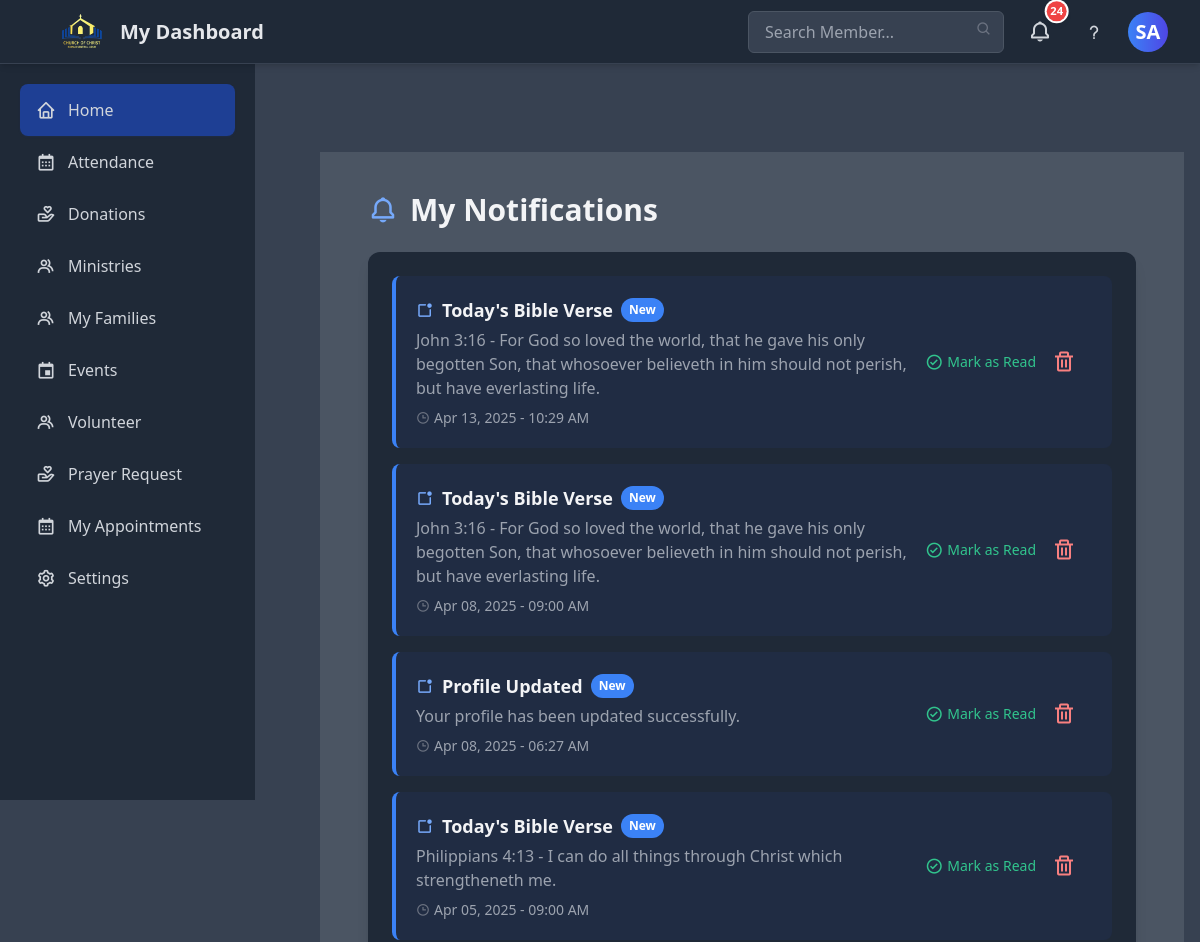
The app's page /contact/dashboard/notifications/ (signed in, upper part), older data.
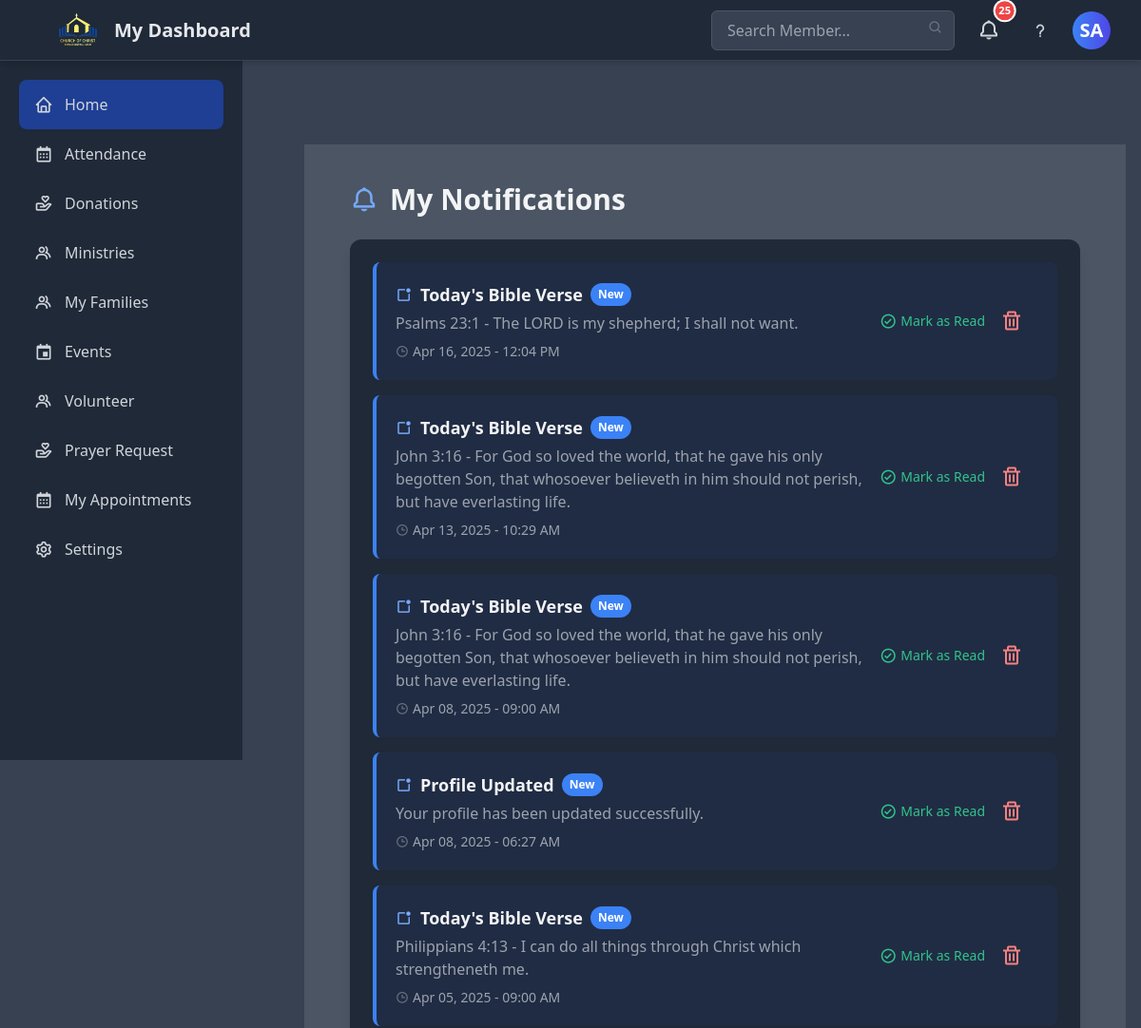
The same page, newer data.
### account/models.py (models this page shows, shortened)
class Church(models.Model):
    name = models.CharField(max_length=255, unique=True)
    address = models.CharField(max_length=255, blank=True, null=True)
    phone_number = models.CharField(max_length=20, blank=True, null=True)
    email = models.EmailField(blank=True, null=True)
    website = models.URLField(blank=True, null=True)
    description = models.TextField(blank=True, null=True)
    logo = CompressedImageField(upload_to='church_logos/', blank=True, null=True)  # Ensure Pillow is
    created_at = models.DateTimeField(auto_now_add=True, editable=False)
    updated_at = models.DateTimeField(auto_now=True, editable=False)
    created_by = models.ForeignKey(User, on_delete=models.SET_NULL, null=True, related_name='created_churches', editable=False)
    updated_by = models.ForeignKey(User, on_delete=models.SET_NULL, null=True, related_name='updated_churches', editable=False)
    class Meta:
        verbose_name_plural = "Churches"

### membership/models.py (models this page shows, shortened)
class Member(models.Model):
    GENDER_CHOICES = [
        ('M', 'Male'),
        ('F', 'Female'),
    ]
    APPROVAL_CHOICES = [
        ('pending', 'Pending'),
        ('approved', 'Approved'),
        ('rejected', 'Rejected'),
    ]
    user = models.OneToOneField(User, on_delete=models.CASCADE, help_text="The associated user account.")
    phone = models.CharField(max_length=20, blank=True, help_text="Member's phone number.")
    address = models.TextField(blank=True, help_text="Member's full address.")
    date_of_birth = models.DateField(null=True, blank=True, help_text="Member's date of birth.")
    date_joined = models.DateField(auto_now_add=True, help_text="Date when the member joined.")
    baptized = models.BooleanField(default=False, help_text="Indicates if the member is baptized.")
    ministries = models.ManyToManyField(Ministry, blank=True, related_name="members", help_text="The ministries this member belongs to.")
    photo = CompressedImageField(upload_to='members/', blank=True, null=True, help_text="Member's profile picture.")
    gender = models.CharField(max_length=1, choices=GENDER_CHOICES, help_text="Gender of the member.")
    can_lead = models.BooleanField(default=False, help_text="Indicates if the member can lead services (for males only).")
    approval_status = models.CharField(
        max_length=10, choices=APPROVAL_CHOICES, default='pending'
    )
    class Meta:
        ordering = ['user__username']

### contact/models.py (models this page shows, shortened)
class Notification(models.Model):
    title = models.CharField(max_length=200)
    content = models.TextField()
    created_at = models.DateTimeField(auto_now_add=True)
    is_read = models.BooleanField(default=False)
    member = models.ForeignKey(
        'membership.Member',
        on_delete=models.SET_NULL,
        null=True,
        blank=True  # Allows NULL for general notifications
    )
    class Meta:
        ordering = ['-created_at']

### contact/views.py (the view)
# urls.py: path('dashboard/notifications/', contact_views.member_dashboard_notifications, name='member_dashboard_notifications'),
@login_required
def member_dashboard_notifications(request):
    member = getattr(request.user, 'member', None)
    if member:
        notifications = Notification.objects.filter(
            Q(member__isnull=True) | Q(member=member)
        ).order_by('-created_at')
    else:
        notifications = Notification.objects.filter(
            member__isnull=True
        ).order_by('-created_at')
    context = {
        'member': member,
        'notifications': notifications
    }
    return render(request, 'contact/member_dashboard_notifications.html', context)

### contact/templates/contact/member_dashboard_notifications.html (shortened to what this page needs)
{% extends 'member_dashboard.html' %}
{% block content %}
<div class="max-w-4xl mx-auto px-4 sm:px-6 lg:px-8 py-6">
    <h1 class="text-2xl sm:text-3xl font-bold text-gray-900 dark:text-gray-100 mb-6 flex items-center gap-3">
        <i class="bx bx-bell text-3xl text-blue-600 dark:text-blue-400"></i>
        My Notifications
    </h1>
    {% if notifications %}
        <div class="bg-white dark:bg-gray-800 rounded-xl shadow-lg p-6">
            <ul class="space-y-4">
                {% for notification in notifications %}
                <li class="flex flex-col sm:flex-row items-start sm:items-center justify-between p-5 rounded-lg transition-all duration-300
                    {% if not notification.is_read %}
                        bg-blue-50 dark:bg-blue-900/20 border-l-4 border-blue-500
                    {% else %}
                        bg-gray-50 dark:bg-gray-700 hover:bg-gray-100 dark:hover:bg-gray-600
                    {% endif %}">
                    <div class="flex-1">
                        <h3 class="font-semibold text-gray-900 dark:text-gray-100 text-lg flex items-center gap-2">
                            <i class="bx bx-notification text-blue-500 dark:text-blue-400"></i>
                            {{ notification.title }}
                            {% if not notification.is_read %}
                                <span class="bg-blue-500 text-white text-xs px-2 py-1 rounded-full">New</span>
                            {% endif %}
                        </h3>
                        <p class="text-gray-600 dark:text-gray-400 mt-1">{{ notification.content }}</p>
                        <p class="text-gray-500 dark:text-gray-400 text-sm mt-2 flex items-center gap-1">
                            <i class="bx bx-time text-gray-400 dark:text-gray-500"></i>
                            {{ notification.created_at|date:"M d, Y - h:i A" }}
                        </p>
                    </div>
                    <div class="flex items-center gap-4 mt-3 sm:mt-0">
                        {% if not notification.is_read %}
                        <form action="{% url 'contact:mark_as_read' notification.pk %}" method="POST">
                            <button type="submit"
                                    class="text-green-600 dark:text-green-400 hover:text-green-700 dark:hover:text-green-300 text-sm font-medium flex items-center gap-1 transition-colors duration-200">
                                <i class="bx bx-check-circle text-lg"></i>
                                <span>Mark as Read</span>
                            </button>
                        </form>
                        {% endif %}
                        <button type="button" onclick="confirmDeleteNotification({{ notification.pk }})"
                                class="text-red-600 dark:text-red-400 hover:text-red-700 dark:hover:text-red-300 transition-all duration-200 hover:scale-110">
                            <i class="bx bx-trash text-2xl"></i>
                        </button>
                    </div>
                </li>
                {% endfor %}
            </ul>
        </div>
    {% endif %}
</div>
{% endblock %}

### templates/partials/_dashboard_topnav.html (shortened to what this page needs)
<header class="bg-white border-b h-16 fixed top-0 left-0 w-full z-40 shadow-md transition-shadow duration-300 dark:bg-gray-800 dark:border-gray-700">
    <div class="max-w-7xl mx-auto px-4 sm:px-6 lg:px-8">
        <div class="flex items-center justify-between h-16">
            <div class="flex items-center space-x-4">
                <a href="{% url 'community:home' %}" class="flex items-center space-x-2">
                    <img src="{{church.logo.url}}" alt="Church logo" class="h-16 w-auto">
                    <span class="text-xl font-semibold text-gray-800 hidden sm:block dark:text-gray-200">My Dashboard</span>
                </a>
            </div>
            <div class="flex items-center space-x-4">
                <div class="relative hidden md:block">
                    <input type="text" placeholder="Search Member..."
                        class="w-64 px-4 py-2 rounded-md border border-gray-300 bg-gray-50 dark:bg-gray-700 dark:border-gray-600 dark:text-gray-300 focus:bg-white dark:focus:bg-gray-800 focus:outline-none focus:ring-2 focus:ring-blue-500 transition-shadow duration-200">
                    <i class='bx bx-search absolute right-3 top-2.5 text-gray-400 dark:text-gray-500'></i>
                </div>
                <div class="relative group">
                    <button class="relative p-2 rounded-full hover:bg-gray-100 dark:hover:bg-gray-700 focus:outline-none focus:ring-2 focus:ring-blue-500 transition-all duration-200">
                        <i class="bx bx-bell text-2xl text-gray-700 hover:text-gray-900 dark:text-gray-300 dark:hover:text-gray-100 transition-colors"></i>
                        {% if unread_notification_count > 0 %}
                            <span class="absolute top-0 right-0 transform translate-x-1/3 -translate-y-1/3
                                bg-red-500 text-white text-[0.7rem] font-semibold
                                w-5 h-5 flex items-center justify-center
                                rounded-full shadow-md ring-2 ring-white
                                transition-all duration-300 animate-pulse hover:animate-none">
                                {{ unread_notification_count }}
                            </span>
                        {% endif %}
                    </button>
                </div>
                <button class="p-2 rounded-full hover:bg-gray-100 dark:hover:bg-gray-700 focus:outline-none focus:ring-2 focus:ring-blue-500 transition duration-200">
                    <i class='bx bx-question-mark text-xl text-gray-700 dark:text-gray-300'></i>
                </button>
            <div class="relative group">
                {% if member.photo %}
                    <img src="{{ member.photo.url }}" alt="{{ member.user.username }}"
                        class="h-10 w-10 rounded-full object-cover cursor-pointer hover:ring-2 hover:ring-blue-300 transition-shadow duration-200">
                {% else %}
                    <div class="h-10 w-10 rounded-full bg-gradient-to-r from-blue-500 to-indigo-600 flex items-center justify-center text-white font-bold text-xl cursor-pointer hover:scale-105 hover:shadow-md transition duration-300 ease-in-out">
                        {{ member.user.first_name|slice:":1" }}{{ member.user.last_name|slice:":1" }}
                    </div>
                {% endif %}
            </div>
            </div>
        </div>
    </div>
</header>

Row changes from the older to the newer data that the page shows:
added Notification: title "Today's Bible Verse", is_read "New", content "Psalms 23:1 - The LORD is my shepherd; I shall not want.", created_at "Apr 16, 2025 - 12:04 PM"
Text that changed along with them:
{{ unread_notification_count }}: "24" → "25"
